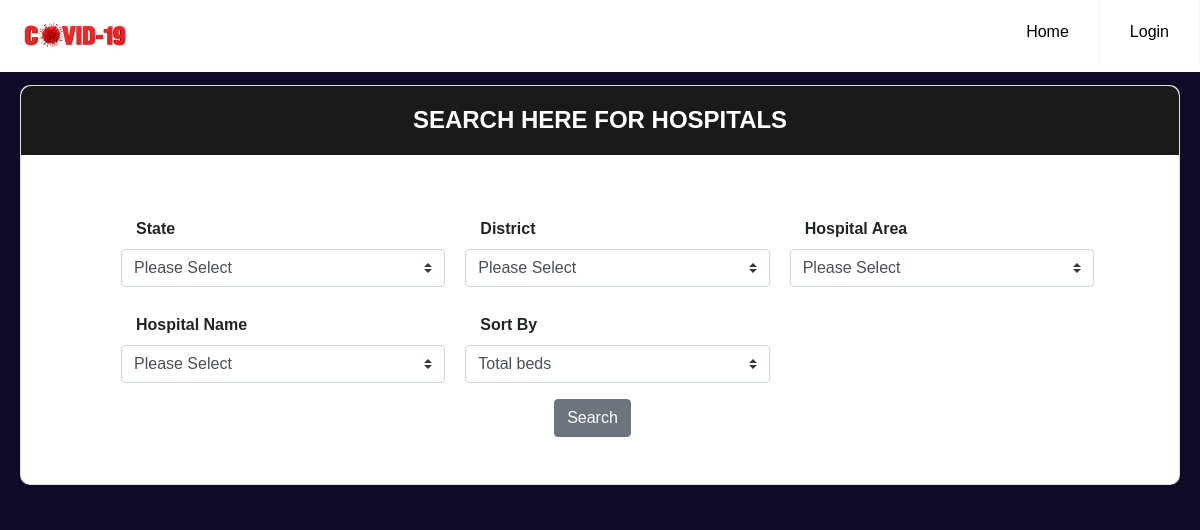
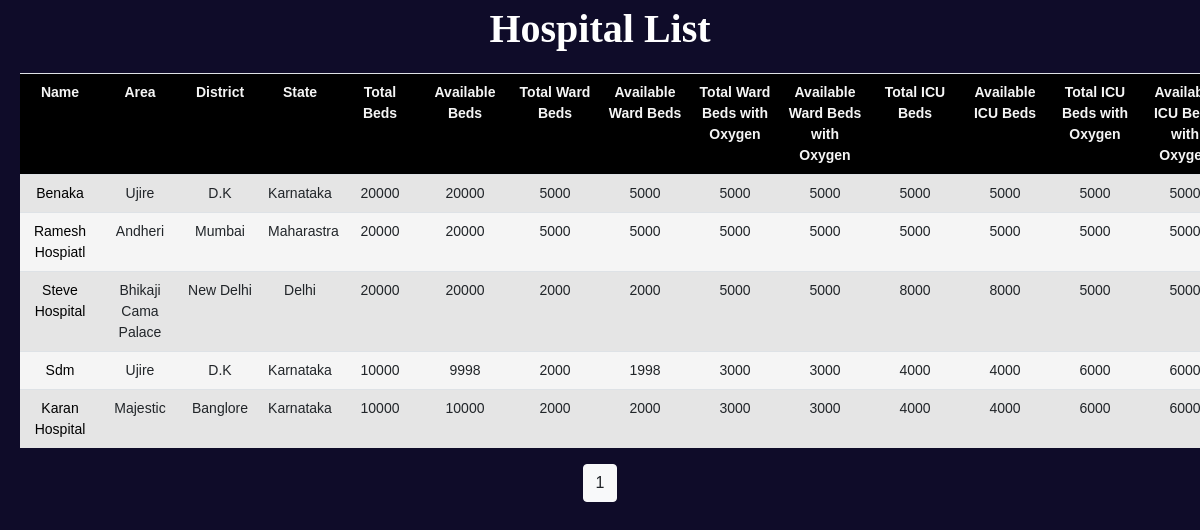
Before: /hospital with the older database file (2 pictures, top to bottom).
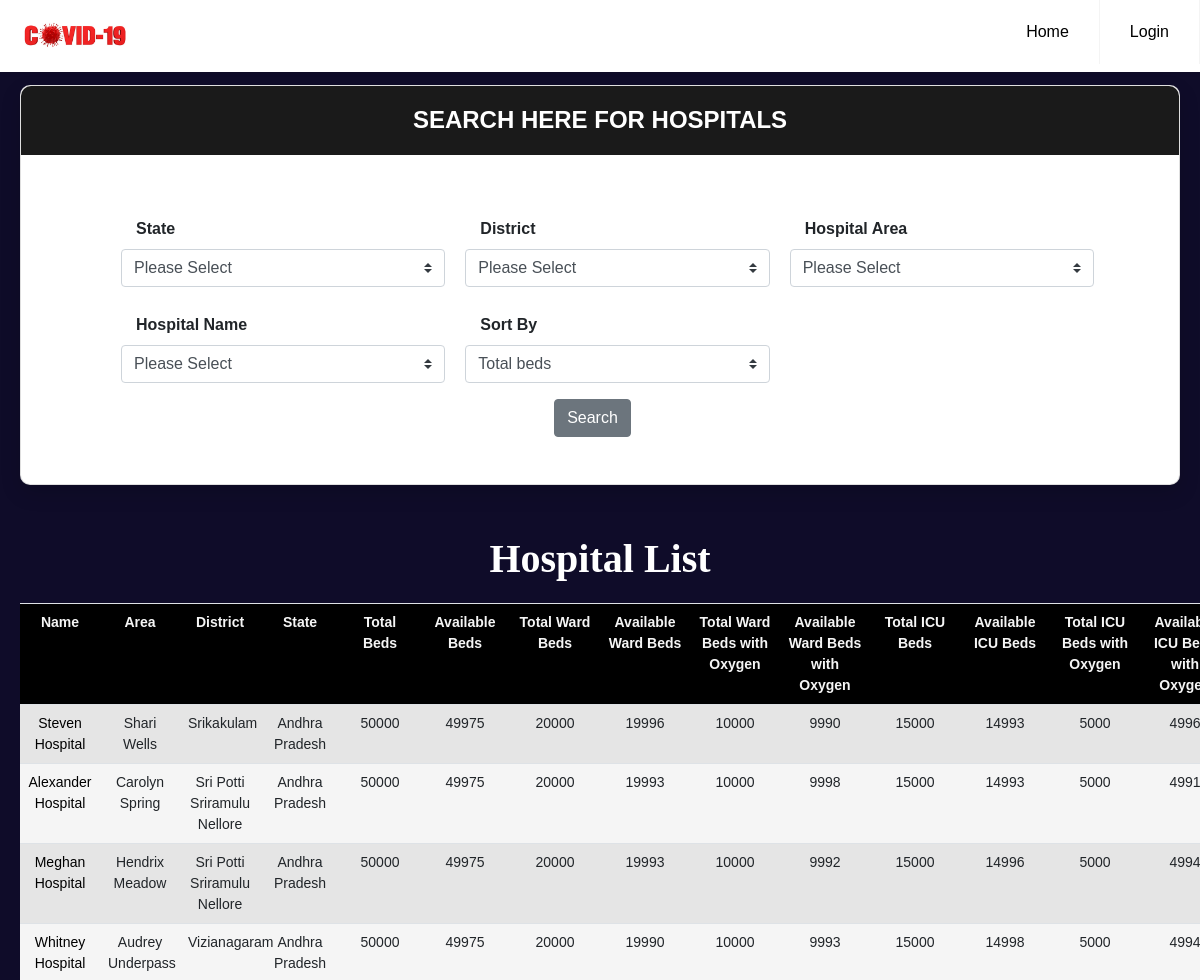
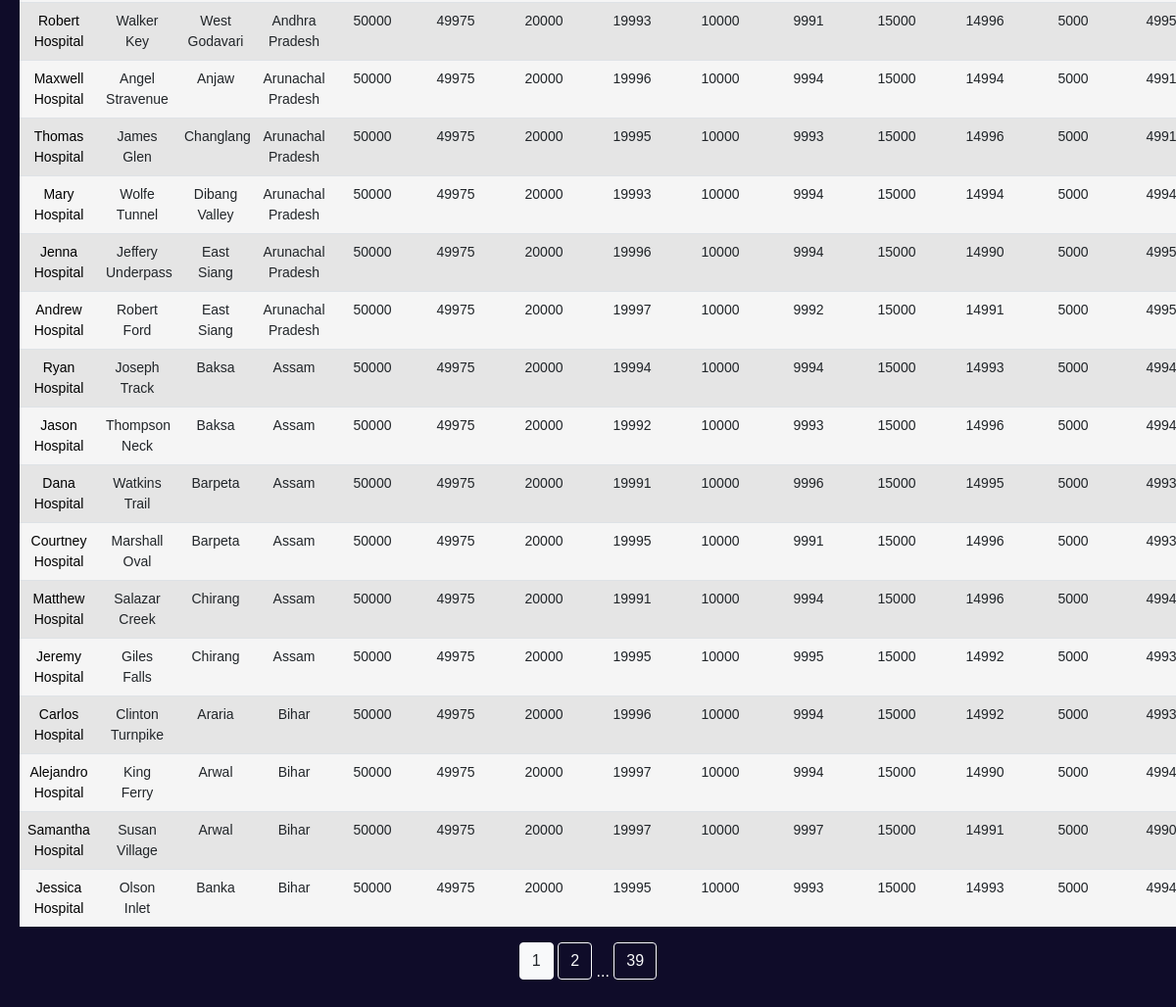
After: the same page with the newer database file (2 pictures, top to bottom).
### models.py (models this page shows, shortened)
class Hospital(db.Model):
    __tablename__ = "hospital"
    id = db.Column(db.Integer, primary_key=True)
    name = db.Column(db.String(100), nullable=False)
    area = db.Column(db.String(100), nullable=False)
    district = db.Column(db.String(100), nullable=False)
    state = db.Column(db.String(100), nullable=False)
    phone = db.Column(db.Integer, nullable=False)
    total_beds = db.Column(db.Integer, nullable=False)
    available_beds = db.Column(db.Integer, nullable=False)
    total_ward_beds = db.Column(db.Integer, nullable=False)
    available_ward_beds = db.Column(db.Integer, nullable=False)
    total_ward_beds_with_oxygen = db.Column(db.Integer, nullable=False)
    available_ward_beds_with_oxygen = db.Column(db.Integer, nullable=False)
    total_icu_beds = db.Column(db.Integer, nullable=False)
    available_icu_beds = db.Column(db.Integer, nullable=False)
    total_icu_beds_with_oxygen = db.Column(db.Integer, nullable=False)
    available_icu_beds_with_oxygen = db.Column(db.Integer, nullable=False)
    beds = db.relationship('Bed', backref='hospital', lazy=True)
    users = db.relationship('User', backref='hospital', lazy=True)
    doctors = db.relationship('Doctor', backref='hospital', lazy=True)

### app.py (the view, shortened to what this page needs)
@app.route('/hospital', methods=['GET','POST'])
def hospital():
    name=False
    district=False
    state=False
    area=False
    beds= False
    form = InfoForm()
    page = request.args.get('page', 1, type=int)
    print('page: ', page)
    if request.method == 'GET':
        name = request.args.get('name')
        state = request.args.get('state')
        district = request.args.get('district')
        area = request.args.get('area')
        beds = request.args.get('beds')
        print(name,area,district,state,beds)
        form.state.choices = [('Please Select', 'Please Select')] + [(s.state, s.state.title()) for s in Hospital.query.group_by(Hospital.state).order_by(Hospital.state)]
        if state and state != 'Please Select':
            form.district.choices = [('Please Select', 'Please Select')] + [(d.district, d.district.title()) for d in Hospital.query.filter_by(state=state).group_by(Hospital.district).order_by(Hospital.district)]
        if district and district != 'Please Select':
            form.area.choices = [('Please Select', 'Please Select')] + [(a.area, a.area.title()) for a in Hospital.query.filter_by(district=district).group_by(Hospital.area).order_by(Hospital.area)]
        if area and area != 'Please Select':
            form.name.choices = [('Please Select', 'Please Select')] + [(h.name, h.name.title()) for h in Hospital.query.filter_by(area=area).group_by(Hospital.name).order_by(Hospital.name)]
    if form.validate_on_submit() and request.method == "POST":
        print('POST request')
    per_page = 20
    data = Hospital.query.order_by(Hospital.total_beds.desc()).paginate(per_page=per_page, page=page)
    if(name =='Please Select' and district =='Please Select' and state =='Please Select' and area =='Please Select'):
        if beds == 'total_beds':
            data = Hospital.query.order_by(Hospital.total_beds.desc()).paginate(per_page=per_page, page=page)
        elif beds== 'available_beds':
            data = Hospital.query.order_by(Hospital.available_beds.desc()).paginate(per_page=per_page, page=page)
        elif beds == 'available_ward_beds':
            data = Hospital.query.order_by(Hospital.available_ward_beds.desc()).paginate(per_page=per_page, page=page)
        elif beds == 'available_ward_beds_with_oxygen':
            data = Hospital.query.order_by(Hospital.available_ward_beds_with_oxygen.desc()).paginate(per_page=per_page, page=page)
        elif beds == 'available_icu_beds':
            data = Hospital.query.order_by(Hospital.available_icu_beds.desc()).paginate(per_page=per_page, page=page)
        elif beds == 'available_icu_beds_with_oxygen':
            data = Hospital.query.order_by(Hospital.available_icu_beds_with_oxygen.desc()).paginate(per_page=per_page, page=page)
    elif(name !=  'Please Select' and district !='Please Select' and state !='Please Select' and area !='Please Select'):
        if beds == 'total_beds':
            data = Hospital.query.filter_by(name=name, district=district, state=state, area=area).order_by(Hospital.total_beds.desc()).paginate(per_page=per_page, page=page)
        elif beds== 'available_beds':
            data = Hospital.query.filter_by(name=name, district=district, state=state, area=area).order_by(Hospital.available_beds.desc()).paginate(per_page=per_page, page=page)
        elif beds == 'available_ward_beds':
            data = Hospital.query.filter_by(name=name, district=district, state=state, area=area).order_by(Hospital.available_ward_beds.desc()).paginate(per_page=per_page, page=page)
        elif beds == 'available_ward_beds_with_oxygen':
            data = Hospital.query.filter_by(name=name, district=district, state=state, area=area).order_by(Hospital.available_ward_beds_with_oxygen.desc()).paginate(per_page=per_page, page=page)
        elif beds == 'available_icu_beds':
            data = Hospital.query.filter_by(name=name, district=district, state=state, area=area).order_by(Hospital.available_icu_beds.desc()).paginate(per_page=per_page, page=page)
        elif beds == 'available_icu_beds_with_oxygen':
            data = Hospital.query.filter_by(name=name, district=district, state=state, area=area).order_by(Hospital.available_icu_beds_with_oxygen.desc()).paginate(per_page=per_page, page=page)
    else:
        data = Hospital.query.order_by(Hospital.total_beds.desc()).paginate(per_page=per_page, page=page)
        print("Get Request")
    form.name.data = name
    form.district.data = district
    form.state.data = state
    form.area.data = area
    form.beds.data = beds
    return render_template('index.html', form=form, name=name, district=district, state=state, area=area, beds=beds, hospitals=data)

### forms.py
class InfoForm(FlaskForm):
    name = SelectField('name', choices=[('Please Select','Please Select')])
    district = SelectField('district', choices=[('Please Select','Please Select')])
    state = SelectField('state', choices=[('Please Select','Please Select')])
    area = SelectField('area', choices=[('Please Select','Please Select')])
    beds = SelectField('Sort bed results by ', validators=[DataRequired()], choices=[('total_beds','Total beds'),('available_beds','Available beds'),('available_ward_beds','Available ward beds'),('available_ward_beds_with_oxygen','Available ward beds with oxygen'),('available_icu_beds','Available ICU beds'),('available_icu_beds_with_oxygen','Available ICU beds with oxygen')], default='total_beds')
    submit = SubmitField('Search')

### templates/index.html (shortened to what the changed rows need)
{% extends "base.html" %}
{% block content %}
<div class="wrapper__main">
    <div class="page-wrapper bg-gra-03 p-t-45 p-b-50">
        <div class="wrapper wrapper--w790">
            <div class="card card-5">
                <div class="card-heading">
                    <h2 class="title">Search Here for Hospitals</h2>
                </div>
                </div>
            </div>
  <div class="table__main">
    <div class="table__wrapper">
        <h1 class="label__head">Hospital List</h1>
        <table class="table">
            <tr class="table__head text-break">
                <th class="table__cell" width="80px">Name</th>
                <th class="table__cell" width="80px">Area</th>
                <th class="table__cell" width="80px">District</th>
                <th class="table__cell" width="80px">State</th>
                <th class="table__cell" width="80px">Total Beds</th>
                <th class="table__cell" width="90px">Available Beds</th>
                <th class="table__cell" width="90px">Total Ward Beds</th>
                <th class="table__cell" width="90px">Available Ward Beds</th>
                <th class="table__cell" width="90px">Total Ward Beds with Oxygen</th>
                <th class="table__cell" width="90px">Available Ward Beds with Oxygen</th>
                <th class="table__cell" width="90px">Total ICU Beds</th>
                <th class="table__cell" width="90px">Available ICU Beds</th>
                <th class="table__cell" width="90px">Total ICU Beds with Oxygen</th>
                <th class="table__cell" width="90px">Available ICU Beds with Oxygen</th>
            </tr>
            {% for row in hospitals.items %}
            <tr style="text-align: center;" class="table__row">
                <td class="table__cell"><a href="{{ url_for('profilehospital', hospital_id = row.id) }}">{{row.name.title()}}</a></td>
                <td class="table__cell">{{row.area.title()}}</td>
                <td class="table__cell">{{row.district.title()}}</td>
                <td class="table__cell">{{row.state.title()}}</td>
                <td class="table__cell">{{row.total_beds}}</td>
                <td class="table__cell">{{row.available_beds}}</td>
                <td class="table__cell">{{row.total_ward_beds}}</td>
                <td class="table__cell">{{row.available_ward_beds}}</td>
                <td class="table__cell">{{row.total_ward_beds_with_oxygen}}</td>
                <td class="table__cell">{{row.available_ward_beds_with_oxygen}}</td>
                <td class="table__cell">{{row.total_icu_beds}}</td>
                <td class="table__cell">{{row.available_icu_beds}}</td>
                <td class="table__cell">{{row.total_icu_beds_with_oxygen}}</td>
                <td class="table__cell">{{row.available_icu_beds_with_oxygen}}</td>
            </tr>
            {% endfor %}
        </table>
        <div style="text-align: center;">
        {% for page_num in hospitals.iter_pages(left_edge=1, right_edge=1, left_current=1, right_current=2) %}
            {% if page_num %}
                {% if hospitals.page == page_num  %}
                    <a  class="btn btn-light mb-4" href="{{url_for('hospital', page=page_num, name=name, district=district, state=state, area=area, beds=beds) }}">{{ page_num }}</a>
                {% else %}
                    <a  class="btn btn-outline-light mb-4" href="{{ url_for('hospital', page=page_num, name=name, district=district, state=state, area=area, beds=beds) }}">{{ page_num }}</a>
                {% endif %}
            {% else %}
            <span style="color: white;">...</span>
            {% endif %}
        {% endfor %}
            </div>
    </div>
  </div>
</div>
</div>
{% endblock content %}

Changed rows visible on the page:
no longer on this page (row edited): Hospital: name "Benaka", area "Ujire", district "D.K", state "Karnataka", total_beds "20000", available_beds "20000", total_ward_beds "5000", available_ward_beds "5000", total_ward_beds_with_oxygen "5000", available_ward_beds_with_oxygen "5000", total_icu_beds "5000", available_icu_beds "5000", total_icu_beds_with_oxygen "5000", available_icu_beds_with_oxygen "5000"
no longer on this page (row edited): Hospital: name "Ramesh Hospiatl", area "Andheri", district "Mumbai", state "Maharastra", total_beds "20000", available_beds "20000", total_ward_beds "5000", available_ward_beds "5000", total_ward_beds_with_oxygen "5000", available_ward_beds_with_oxygen "5000", total_icu_beds "5000", available_icu_beds "5000", total_icu_beds_with_oxygen "5000", available_icu_beds_with_oxygen "5000"
no longer on this page (row edited): Hospital: name "Steve Hospital", area "Bhikaji Cama Palace", district "New Delhi", state "Delhi", total_beds "20000", available_beds "20000", total_ward_beds "2000", available_ward_beds "2000", total_ward_beds_with_oxygen "5000", available_ward_beds_with_oxygen "5000", total_icu_beds "8000", available_icu_beds "8000", total_icu_beds_with_oxygen "5000", available_icu_beds_with_oxygen "5000"
no longer on this page (row edited): Hospital: name "Sdm", area "Ujire", district "D.K", state "Karnataka", total_beds "10000", available_beds "9998", total_ward_beds "2000", available_ward_beds "1998", total_ward_beds_with_oxygen "3000", available_ward_beds_with_oxygen "3000", total_icu_beds "4000", available_icu_beds "4000", total_icu_beds_with_oxygen "6000", available_icu_beds_with_oxygen "6000"
no longer on this page (row edited): Hospital: name "Karan Hospital", area "Majestic", district "Banglore", state "Karnataka", total_beds "10000", available_beds "10000", total_ward_beds "2000", available_ward_beds "2000", total_ward_beds_with_oxygen "3000", available_ward_beds_with_oxygen "3000", total_icu_beds "4000", available_icu_beds "4000", total_icu_beds_with_oxygen "6000", available_icu_beds_with_oxygen "6000"
added Hospital: name "Steven Hospital", area "Shari Wells", district "Srikakulam", state "Andhra Pradesh", total_beds "50000", available_beds "49975", total_ward_beds "20000", available_ward_beds "19996", total_ward_beds_with_oxygen "10000", available_ward_beds_with_oxygen "9990", total_icu_beds "15000", available_icu_beds "14993", total_icu_beds_with_oxygen "5000", available_icu_beds_with_oxygen "4996"
added Hospital: name "Alexander Hospital", area "Carolyn Spring", district "Sri Potti Sriramulu Nellore", state "Andhra Pradesh", total_beds "50000", available_beds "49975", total_ward_beds "20000", available_ward_beds "19993", total_ward_beds_with_oxygen "10000", available_ward_beds_with_oxygen "9998", total_icu_beds "15000", available_icu_beds "14993", total_icu_beds_with_oxygen "5000", available_icu_beds_with_oxygen "4991"
added Hospital: name "Meghan Hospital", area "Hendrix Meadow", district "Sri Potti Sriramulu Nellore", state "Andhra Pradesh", total_beds "50000", available_beds "49975", total_ward_beds "20000", available_ward_beds "19993", total_ward_beds_with_oxygen "10000", available_ward_beds_with_oxygen "9992", total_icu_beds "15000", available_icu_beds "14996", total_icu_beds_with_oxygen "5000", available_icu_beds_with_oxygen "4994"
added Hospital: name "Whitney Hospital", area "Audrey Underpass", district "Vizianagaram", state "Andhra Pradesh", total_beds "50000", available_beds "49975", total_ward_beds "20000", available_ward_beds "19990", total_ward_beds_with_oxygen "10000", available_ward_beds_with_oxygen "9993", total_icu_beds "15000", available_icu_beds "14998", total_icu_beds_with_oxygen "5000", available_icu_beds_with_oxygen "4994"
added Hospital: name "Robert Hospital", area "Walker Key", district "West Godavari", state "Andhra Pradesh", total_beds "50000", available_beds "49975", total_ward_beds "20000", available_ward_beds "19993", total_ward_beds_with_oxygen "10000", available_ward_beds_with_oxygen "9991", total_icu_beds "15000", available_icu_beds "14996", total_icu_beds_with_oxygen "5000", available_icu_beds_with_oxygen "4995"
added Hospital: name "Maxwell Hospital", area "Angel Stravenue", district "Anjaw", state "Arunachal Pradesh", total_beds "50000", available_beds "49975", total_ward_beds "20000", available_ward_beds "19996", total_ward_beds_with_oxygen "10000", available_ward_beds_with_oxygen "9994", total_icu_beds "15000", available_icu_beds "14994", total_icu_beds_with_oxygen "5000", available_icu_beds_with_oxygen "4991"
added Hospital: name "Thomas Hospital", area "James Glen", district "Changlang", state "Arunachal Pradesh", total_beds "50000", available_beds "49975", total_ward_beds "20000", available_ward_beds "19995", total_ward_beds_with_oxygen "10000", available_ward_beds_with_oxygen "9993", total_icu_beds "15000", available_icu_beds "14996", total_icu_beds_with_oxygen "5000", available_icu_beds_with_oxygen "4991"
added Hospital: name "Mary Hospital", area "Wolfe Tunnel", district "Dibang Valley", state "Arunachal Pradesh", total_beds "50000", available_beds "49975", total_ward_beds "20000", available_ward_beds "19993", total_ward_beds_with_oxygen "10000", available_ward_beds_with_oxygen "9994", total_icu_beds "15000", available_icu_beds "14994", total_icu_beds_with_oxygen "5000", available_icu_beds_with_oxygen "4994"
added Hospital: name "Jenna Hospital", area "Jeffery Underpass", district "East Siang", state "Arunachal Pradesh", total_beds "50000", available_beds "49975", total_ward_beds "20000", available_ward_beds "19996", total_ward_beds_with_oxygen "10000", available_ward_beds_with_oxygen "9994", total_icu_beds "15000", available_icu_beds "14990", total_icu_beds_with_oxygen "5000", available_icu_beds_with_oxygen "4995"
added Hospital: name "Andrew Hospital", area "Robert Ford", district "East Siang", state "Arunachal Pradesh", total_beds "50000", available_beds "49975", total_ward_beds "20000", available_ward_beds "19997", total_ward_beds_with_oxygen "10000", available_ward_beds_with_oxygen "9992", total_icu_beds "15000", available_icu_beds "14991", total_icu_beds_with_oxygen "5000", available_icu_beds_with_oxygen "4995"
added Hospital: name "Ryan Hospital", area "Joseph Track", district "Baksa", state "Assam", total_beds "50000", available_beds "49975", total_ward_beds "20000", available_ward_beds "19994", total_ward_beds_with_oxygen "10000", available_ward_beds_with_oxygen "9994", total_icu_beds "15000", available_icu_beds "14993", total_icu_beds_with_oxygen "5000", available_icu_beds_with_oxygen "4994"
added Hospital: name "Jason Hospital", area "Thompson Neck", district "Baksa", state "Assam", total_beds "50000", available_beds "49975", total_ward_beds "20000", available_ward_beds "19992", total_ward_beds_with_oxygen "10000", available_ward_beds_with_oxygen "9993", total_icu_beds "15000", available_icu_beds "14996", total_icu_beds_with_oxygen "5000", available_icu_beds_with_oxygen "4994"
added Hospital: name "Dana Hospital", area "Watkins Trail", district "Barpeta", state "Assam", total_beds "50000", available_beds "49975", total_ward_beds "20000", available_ward_beds "19991", total_ward_beds_with_oxygen "10000", available_ward_beds_with_oxygen "9996", total_icu_beds "15000", available_icu_beds "14995", total_icu_beds_with_oxygen "5000", available_icu_beds_with_oxygen "4993"
added Hospital: name "Courtney Hospital", area "Marshall Oval", district "Barpeta", state "Assam", total_beds "50000", available_beds "49975", total_ward_beds "20000", available_ward_beds "19995", total_ward_beds_with_oxygen "10000", available_ward_beds_with_oxygen "9991", total_icu_beds "15000", available_icu_beds "14996", total_icu_beds_with_oxygen "5000", available_icu_beds_with_oxygen "4993"
added Hospital: name "Matthew Hospital", area "Salazar Creek", district "Chirang", state "Assam", total_beds "50000", available_beds "49975", total_ward_beds "20000", available_ward_beds "19991", total_ward_beds_with_oxygen "10000", available_ward_beds_with_oxygen "9994", total_icu_beds "15000", available_icu_beds "14996", total_icu_beds_with_oxygen "5000", available_icu_beds_with_oxygen "4994"
added Hospital: name "Jeremy Hospital", area "Giles Falls", district "Chirang", state "Assam", total_beds "50000", available_beds "49975", total_ward_beds "20000", available_ward_beds "19995", total_ward_beds_with_oxygen "10000", available_ward_beds_with_oxygen "9995", total_icu_beds "15000", available_icu_beds "14992", total_icu_beds_with_oxygen "5000", available_icu_beds_with_oxygen "4993"
added Hospital: name "Carlos Hospital", area "Clinton Turnpike", district "Araria", state "Bihar", total_beds "50000", available_beds "49975", total_ward_beds "20000", available_ward_beds "19996", total_ward_beds_with_oxygen "10000", available_ward_beds_with_oxygen "9994", total_icu_beds "15000", available_icu_beds "14992", total_icu_beds_with_oxygen "5000", available_icu_beds_with_oxygen "4993"
added Hospital: name "Alejandro Hospital", area "King Ferry", district "Arwal", state "Bihar", total_beds "50000", available_beds "49975", total_ward_beds "20000", available_ward_beds "19997", total_ward_beds_with_oxygen "10000", available_ward_beds_with_oxygen "9994", total_icu_beds "15000", available_icu_beds "14990", total_icu_beds_with_oxygen "5000", available_icu_beds_with_oxygen "4994"
added Hospital: name "Samantha Hospital", area "Susan Village", district "Arwal", state "Bihar", total_beds "50000", available_beds "49975", total_ward_beds "20000", available_ward_beds "19997", total_ward_beds_with_oxygen "10000", available_ward_beds_with_oxygen "9997", total_icu_beds "15000", available_icu_beds "14991", total_icu_beds_with_oxygen "5000", available_icu_beds_with_oxygen "4990"
added Hospital: name "Jessica Hospital", area "Olson Inlet", district "Banka", state "Bihar", total_beds "50000", available_beds "49975", total_ward_beds "20000", available_ward_beds "19995", total_ward_beds_with_oxygen "10000", available_ward_beds_with_oxygen "9993", total_icu_beds "15000", available_icu_beds "14993", total_icu_beds_with_oxygen "5000", available_icu_beds_with_oxygen "4994"
Other visible differences:
new list line: "2"
new list line: "39"
